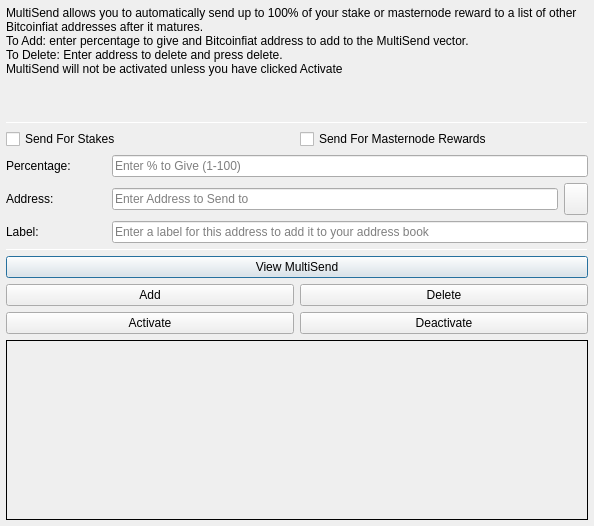
<?xml version="1.0" encoding="UTF-8"?>
<ui version="4.0">
 <class>MultiSendDialog</class>
 <widget class="QDialog" name="MultiSendDialog">
  <property name="windowModality">
   <enum>Qt::NonModal</enum>
  </property>
  <property name="geometry">
   <rect>
    <x>0</x>
    <y>0</y>
    <width>594</width>
    <height>526</height>
   </rect>
  </property>
  <property name="windowTitle">
   <string>MultiSend</string>
  </property>
  <layout class="QVBoxLayout" name="verticalLayout" stretch="0">
   <property name="leftMargin">
    <number>6</number>
   </property>
   <property name="topMargin">
    <number>6</number>
   </property>
   <property name="rightMargin">
    <number>6</number>
   </property>
   <property name="bottomMargin">
    <number>6</number>
   </property>
   <item>
    <layout class="QVBoxLayout" name="verticalLayout_Main" stretch="1,1,1,0,1,1,1">
     <item>
      <widget class="QLabel" name="label_2">
       <property name="lineWidth">
        <number>1</number>
       </property>
       <property name="text">
        <string>MultiSend allows you to automatically send up to 100% of your stake or masternode reward to a list of other Bitcoinfiat addresses after it matures.
To Add: enter percentage to give and Bitcoinfiat address to add to the MultiSend vector.
To Delete: Enter address to delete and press delete.
MultiSend will not be activated unless you have clicked Activate</string>
       </property>
       <property name="alignment">
        <set>Qt::AlignLeading|Qt::AlignLeft|Qt::AlignTop</set>
       </property>
       <property name="wordWrap">
        <bool>true</bool>
       </property>
      </widget>
     </item>
     <item>
      <widget class="Line" name="line">
       <property name="minimumSize">
        <size>
         <width>0</width>
         <height>1</height>
        </size>
       </property>
       <property name="maximumSize">
        <size>
         <width>16777215</width>
         <height>1</height>
        </size>
       </property>
       <property name="orientation">
        <enum>Qt::Horizontal</enum>
       </property>
      </widget>
     </item>
     <item>
      <layout class="QVBoxLayout" name="verticalLayout_Settings">
       <item>
        <layout class="QHBoxLayout" name="horizontalLayout">
         <item>
          <widget class="QCheckBox" name="multiSendStakeCheckBox">
           <property name="text">
            <string>Send For Stakes</string>
           </property>
          </widget>
         </item>
         <item>
          <widget class="QCheckBox" name="multiSendMasternodeCheckBox">
           <property name="text">
            <string>Send For Masternode Rewards</string>
           </property>
          </widget>
         </item>
        </layout>
       </item>
       <item>
        <layout class="QHBoxLayout" name="horizontalLayout_6">
         <item>
          <widget class="QLabel" name="label">
           <property name="minimumSize">
            <size>
             <width>100</width>
             <height>0</height>
            </size>
           </property>
           <property name="toolTip">
            <string>Percentage of stake to send</string>
           </property>
           <property name="text">
            <string>Percentage:</string>
           </property>
          </widget>
         </item>
         <item>
          <widget class="QLineEdit" name="multiSendPercentEdit">
           <property name="toolTip">
            <string>Enter whole numbers 1 - 100</string>
           </property>
           <property name="placeholderText">
            <string>Enter % to Give (1-100)</string>
           </property>
          </widget>
         </item>
        </layout>
       </item>
       <item>
        <layout class="QHBoxLayout" name="horizontalLayout_7">
         <item>
          <widget class="QLabel" name="label_5">
           <property name="minimumSize">
            <size>
             <width>100</width>
             <height>0</height>
            </size>
           </property>
           <property name="toolTip">
            <string>Address to send portion of stake to</string>
           </property>
           <property name="text">
            <string>Address:</string>
           </property>
          </widget>
         </item>
         <item>
          <widget class="QLineEdit" name="multiSendAddressEdit">
           <property name="toolTip">
            <string/>
           </property>
           <property name="placeholderText">
            <string>Enter Address to Send to</string>
           </property>
          </widget>
         </item>
         <item>
          <widget class="QToolButton" name="addressBookButton">
           <property name="maximumSize">
            <size>
             <width>16777215</width>
             <height>32</height>
            </size>
           </property>
           <property name="toolTip">
            <string>Choose an address from the address book</string>
           </property>
           <property name="text">
            <string/>
           </property>
           <property name="icon">
            <iconset resource="../bitcoinfiat.qrc">
             <normaloff>:/icons/address-book</normaloff>:/icons/address-book</iconset>
           </property>
           <property name="shortcut">
            <string>Alt+A</string>
           </property>
          </widget>
         </item>
        </layout>
       </item>
      </layout>
     </item>
     <item>
      <layout class="QHBoxLayout" name="horizontalLayout_3">
       <item>
        <widget class="QLabel" name="label_3">
         <property name="minimumSize">
          <size>
           <width>100</width>
           <height>0</height>
          </size>
         </property>
         <property name="text">
          <string>Label:</string>
         </property>
        </widget>
       </item>
       <item>
        <widget class="QLineEdit" name="labelAddressLabelEdit">
         <property name="placeholderText">
          <string>Enter a label for this address to add it to your address book</string>
         </property>
        </widget>
       </item>
      </layout>
     </item>
     <item>
      <widget class="Line" name="line_2">
       <property name="minimumSize">
        <size>
         <width>0</width>
         <height>1</height>
        </size>
       </property>
       <property name="maximumSize">
        <size>
         <width>16777215</width>
         <height>1</height>
        </size>
       </property>
       <property name="orientation">
        <enum>Qt::Horizontal</enum>
       </property>
      </widget>
     </item>
     <item>
      <layout class="QVBoxLayout" name="verticalLayout_Buttons">
       <item>
        <layout class="QHBoxLayout" name="horizontalLayout_4">
         <item>
          <widget class="QPushButton" name="viewButton">
           <property name="toolTip">
            <string/>
           </property>
           <property name="statusTip">
            <string>View MultiSend Vector</string>
           </property>
           <property name="text">
            <string>View MultiSend</string>
           </property>
          </widget>
         </item>
        </layout>
       </item>
       <item>
        <layout class="QHBoxLayout" name="horizontalLayout_2">
         <item>
          <widget class="QPushButton" name="addButton">
           <property name="toolTip">
            <string/>
           </property>
           <property name="statusTip">
            <string>Add to MultiSend Vector</string>
           </property>
           <property name="text">
            <string>Add</string>
           </property>
          </widget>
         </item>
         <item>
          <widget class="QPushButton" name="deleteButton">
           <property name="toolTip">
            <string/>
           </property>
           <property name="statusTip">
            <string>Delete Address From MultiSend Vector</string>
           </property>
           <property name="text">
            <string>Delete</string>
           </property>
          </widget>
         </item>
        </layout>
       </item>
       <item>
        <layout class="QHBoxLayout" name="horizontalLayout_5">
         <item>
          <widget class="QPushButton" name="activateButton">
           <property name="statusTip">
            <string>Activate MultiSend</string>
           </property>
           <property name="text">
            <string>Activate</string>
           </property>
          </widget>
         </item>
         <item>
          <widget class="QPushButton" name="disableButton">
           <property name="statusTip">
            <string>Deactivate MultiSend</string>
           </property>
           <property name="text">
            <string>Deactivate</string>
           </property>
          </widget>
         </item>
        </layout>
       </item>
      </layout>
     </item>
     <item>
      <widget class="QLabel" name="message">
       <property name="minimumSize">
        <size>
         <width>0</width>
         <height>180</height>
        </size>
       </property>
       <property name="frameShape">
        <enum>QFrame::Panel</enum>
       </property>
       <property name="frameShadow">
        <enum>QFrame::Plain</enum>
       </property>
       <property name="lineWidth">
        <number>1</number>
       </property>
       <property name="midLineWidth">
        <number>1</number>
       </property>
       <property name="text">
        <string/>
       </property>
       <property name="alignment">
        <set>Qt::AlignLeading|Qt::AlignLeft|Qt::AlignTop</set>
       </property>
       <property name="wordWrap">
        <bool>true</bool>
       </property>
      </widget>
     </item>
    </layout>
   </item>
  </layout>
 </widget>
 <resources>
  <include location="../bitcoinfiat.qrc"/>
 </resources>
 <connections/>
</ui>
